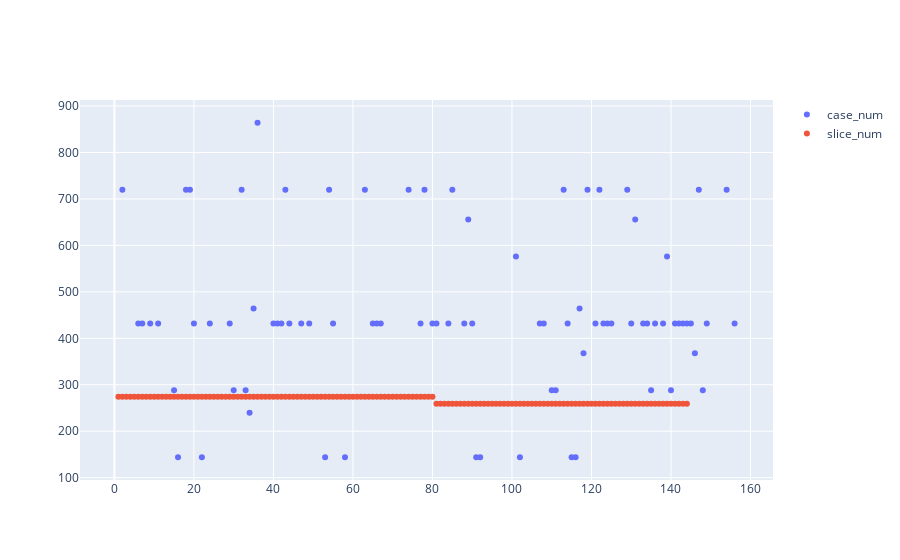

Notebook cell for this chart:
### Code cell
# slice_id数量图
slice_id = data_csv['slice_id'].value_counts()
trace2 = go.Scatter(
    x=list(slice_id.index),
    y=list(slice_id.values),
    mode = 'markers',
    name = 'slice_num'
)
fig = go.Figure(data=[trace1, trace2])
fig.show()

### Figure 1 — Plotly figure (JSON) as saved in the notebook; plotly's stock layout.template omitted (floating-point values rounded to 4 significant figures; data arrays with more than 128 entries replaced by an {"elided": "..."} marker saying what was removed)
{"data": [{"mode": "markers", "name": "case_num", "type": "scatter", "x": [115, 22, 116, 92, 16, 53, 102, 58, 91, 34, 135, 148, 111, 140, 33, 30, 110, 15, 118, 146, 29, 80, 149, 41, 11, 107, 124, 156, 136, 47, 108, 121, 55, 40, 141, 144, 81, 138, 20, 143, 24, 123, 65, 42, 88, 66, 142, 114, 130, 125, 134, 145, 9, 44, 67, 49, 133, 6, 90, 77, 7, 84, 35, 117, 139, 101, 89, 131, 129, 54, 78, 2, 85, 74, 63, 119, 122, 43, 113, 19, 154, 147, 18, 32, 36], "y": [144, 144, 144, 144, 144, 144, 144, 144, 144, 240, 288, 288, 288, 288, 288, 288, 288, 288, 368, 368, 432, 432, 432, 432, 432, 432, 432, 432, 432, 432, 432, 432, 432, 432, 432, 432, 432, 432, 432, 432, 432, 432, 432, 432, 432, 432, 432, 432, 432, 432, 432, 432, 432, 432, 432, 432, 432, 432, 432, 432, 432, 432, 464, 464, 576, 576, 656, 656, 720, 720, 720, 720, 720, 720, 720, 720, 720, 720, 720, 720, 720, 720, 720, 720, 864]}, {"mode": "markers", "name": "slice_num", "type": "scatter", "x": {"elided": "144 int values"}, "y": {"elided": "144 int values"}}], "layout": {}}
